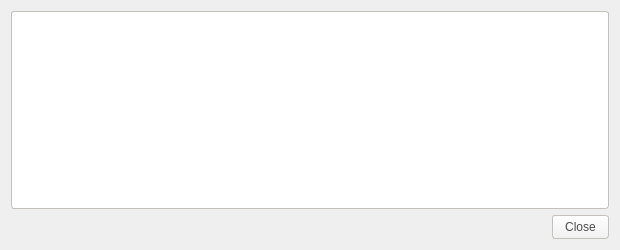
<?xml version="1.0" encoding="UTF-8"?>
<ui version="4.0">
 <class>TransactionDescDialog</class>
 <widget class="QDialog" name="TransactionDescDialog">
  <property name="geometry">
   <rect>
    <x>0</x>
    <y>0</y>
    <width>620</width>
    <height>250</height>
   </rect>
  </property>
  <property name="windowTitle">
   <string>Transaction details</string>
  </property>
  <layout class="QVBoxLayout" name="verticalLayout">
   <item>
    <widget class="QTextEdit" name="detailText">
     <property name="toolTip">
      <string>This pane shows a detailed description of the transaction</string>
     </property>
     <property name="styleSheet">
      <string notr="true">background-color: rgb(255,255,255);
border-radius:3px;
border: 1px solid #C4C1BD;
color: #4C4C4C;
padding: 4px;</string>
     </property>
     <property name="readOnly">
      <bool>true</bool>
     </property>
    </widget>
   </item>
   <item>
    <widget class="QDialogButtonBox" name="buttonBox">
     <property name="styleSheet">
      <string notr="true">background-color: qlineargradient(spread:pad, x1:0, y1:1, x2:0, y2:0, stop:0 rgb(240,240,240), stop:1 rgb(255, 255, 255));
border-radius:3px;
border: 1px solid #C4C1BD;
color: #4C4C4C;
padding: 4px 12px;</string>
     </property>
     <property name="orientation">
      <enum>Qt::Horizontal</enum>
     </property>
     <property name="standardButtons">
      <set>QDialogButtonBox::Close</set>
     </property>
    </widget>
   </item>
  </layout>
 </widget>
 <resources/>
 <connections>
  <connection>
   <sender>buttonBox</sender>
   <signal>accepted()</signal>
   <receiver>TransactionDescDialog</receiver>
   <slot>accept()</slot>
   <hints>
    <hint type="sourcelabel">
     <x>248</x>
     <y>254</y>
    </hint>
    <hint type="destinationlabel">
     <x>157</x>
     <y>274</y>
    </hint>
   </hints>
  </connection>
  <connection>
   <sender>buttonBox</sender>
   <signal>rejected()</signal>
   <receiver>TransactionDescDialog</receiver>
   <slot>reject()</slot>
   <hints>
    <hint type="sourcelabel">
     <x>316</x>
     <y>260</y>
    </hint>
    <hint type="destinationlabel">
     <x>286</x>
     <y>274</y>
    </hint>
   </hints>
  </connection>
 </connections>
</ui>
